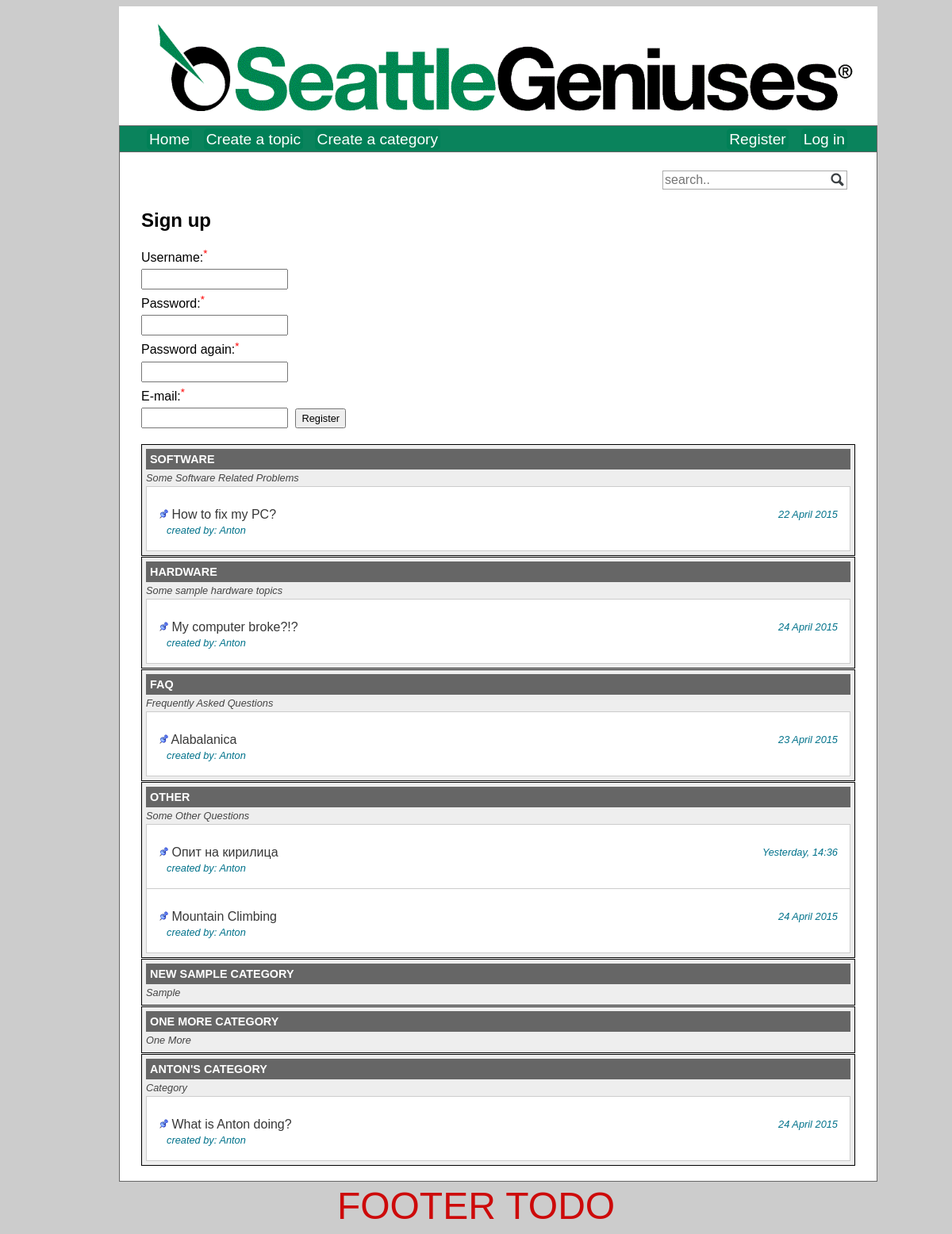
/register.php, run on the app's committed database.
### tables this page shows
CREATE TABLE IF NOT EXISTS `categories` (
`id` int(11) NOT NULL,
  `cat_name` varchar(255) NOT NULL,
  `cat_description` varchar(255) NOT NULL
);

CREATE TABLE IF NOT EXISTS `topics` (
`id` int(11) NOT NULL,
  `topic_subject` varchar(255) NOT NULL,
  `topic_description` text NOT NULL,
  `topic_date` datetime NOT NULL DEFAULT CURRENT_TIMESTAMP,
  `topic_cat` int(11) NOT NULL,
  `topic_by` int(11) NOT NULL,
  `visits` int(11) NOT NULL DEFAULT '0',
  `topic_tags` varchar(255) DEFAULT NULL
);

CREATE TABLE IF NOT EXISTS `users` (
`id` int(11) NOT NULL,
  `name` varchar(64) NOT NULL,
  `password` varchar(255) NOT NULL,
  `email` varchar(255) NOT NULL,
  `date_registered` datetime NOT NULL DEFAULT CURRENT_TIMESTAMP,
  `is_admin` tinyint(4) NOT NULL DEFAULT '0'
);

### DateFormatter.php (called while the page is built)
<?php
class DateFormatter {
    public static function getDateFromTimeStamp($timestamp){
        $date = date_create($timestamp);
        $topicPostDay = $date->format('d');
        $today = date('d');
        if ($topicPostDay === $today) {
            return 'Today, ' . date_format($date, 'H:i');
        } else if ($topicPostDay == $today - 1) {
            return 'Yesterday, ' . date_format($date, 'H:i');
        } else {
            return date_format($date, 'j F Y');
        }
}
}

### categories_view.php (the view)
<?php
    include 'connect.php';
    include 'DateFormatter.php';
$conn->query("SET NAMES utf8");
$conn->query("SET COLLATION_CONNECTION=utf8_bin");
    $sql = "SELECT
                id,
                cat_name,
                cat_description
            FROM
                categories";
    $result = $conn->query($sql);
    if(!$result)
    {
        echo 'The categories could not be displayed.';
    }
    else
    {
        if($result->num_rows == 0)
        {
            echo 'No categories defined yet.';
        }
        else
        {
            echo '<div id="categories">';
            while($row = $result->fetch_assoc())
            {
                echo '<section class="left-side">';
                echo '<div class="category-heading">' . $row['cat_name'] . '</div>';
                echo '<div class="category-description">' . $row['cat_description'] . '</div>';
                $conn->query("SET NAMES utf8");
                $conn->query("SET COLLATION_CONNECTION=utf8_bin");
                $sqlTopics = "SELECT
                                    t.id,
                                    t.topic_subject,
                                    t.topic_description,
                                    t.topic_date,
                                    t.topic_cat,
                                    t.topic_by,
                                    t.visits,
                                    u.name
                                FROM
                                    topics AS t
                                INNER JOIN users AS u
                                ON t.topic_by = u.id
                                WHERE
                                    topic_cat =" . $row['id'] . " ORDER BY t.topic_date DESC";
                $resultTopics = $conn->query($sqlTopics);
                while($rowTopic = $resultTopics->fetch_assoc()){
                    $date = DateFormatter::getDateFromTimeStamp($rowTopic['topic_date']);
                    echo '<article class="topic-heading"><a href="posts_view.php?id=' . $rowTopic['id'] . '">' .
                            $rowTopic['topic_subject'] . '</a><div class="topic-date">'. $date . '</div>' .
                        '<div class="topic-author">created by: ' .$rowTopic['name'] . '</div></article>';
                }
                echo '</section>';
            }
            echo '</div>';
        }
    }
?>

### style/main.css (style rules this page uses)
body { background-color: #cccccc; text-align: center; font: 16px Verdana, arial, sans-serif; }
div#categories, #searched_categories { margin-top: 15px; }
section.left-side { border: 1px solid black; padding: 5px; margin-bottom:1px; background-color: #eeeeee; }
div.category-heading { color: #ffffff; background-color: #666666; font-size: 0.9rem; font-weight: bold; text-transform: uppercase; box-sizing: border-box; padding: 5px; }
div.category-description { color: #444; font-size: 0.8rem; font-style: italic; margin: 3px 0; }
div.topic-author { font-style: italic; font-size:80%; color: #00728B; padding: 0 10px; line-height: 0; margin-bottom: 5px; }
div.topic-date { font-style: italic; font-size:80%; color: #00728B; display: inline-block; float: right; }
article.topic-heading { font-size: 1rem; padding: 15px 15px 20px 15px; color: #032472; border: 1px solid #cccccc; border-bottom: none; line-height: 40px; background-color: #ffffff; }
article.topic-heading:last-child { border-bottom: 1px solid #cccccc;; }
article.topic-heading > a { display: inline; text-decoration: none; color: #373737; }
article.topic-heading > a:before { content: url(../images/sticky.gif) " "; }

### data on the page
categories: cat_name "SOFTWARE", cat_description "Some Software Related Problems"
topics: topic_subject "How to fix my PC?", topic_date "22 April 2015", topic_by.name "Anton"
categories: cat_name "HARDWARE", cat_description "Some sample hardware topics"
topics: topic_subject "My computer broke?!?", topic_date "24 April 2015", topic_by.name "Anton"
categories: cat_name "FAQ", cat_description "Frequently Asked Questions"
topics: topic_subject "Alabalanica", topic_date "23 April 2015", topic_by.name "Anton"
categories: cat_name "OTHER", cat_description "Some Other Questions"
topics: topic_subject "Опит на кирилица", topic_date "Yesterday, 14:36", topic_by.name "Anton"
topics: topic_subject "Mountain Climbing", topic_date "24 April 2015", topic_by.name "Anton"
categories: cat_name "NEW SAMPLE CATEGORY", cat_description "Sample"
categories: cat_name "ONE MORE CATEGORY", cat_description "One More"
categories: cat_name "ANTON'S CATEGORY", cat_description "Category"
topics: topic_subject "What is Anton doing?", topic_date "24 April 2015", topic_by.name "Anton"
